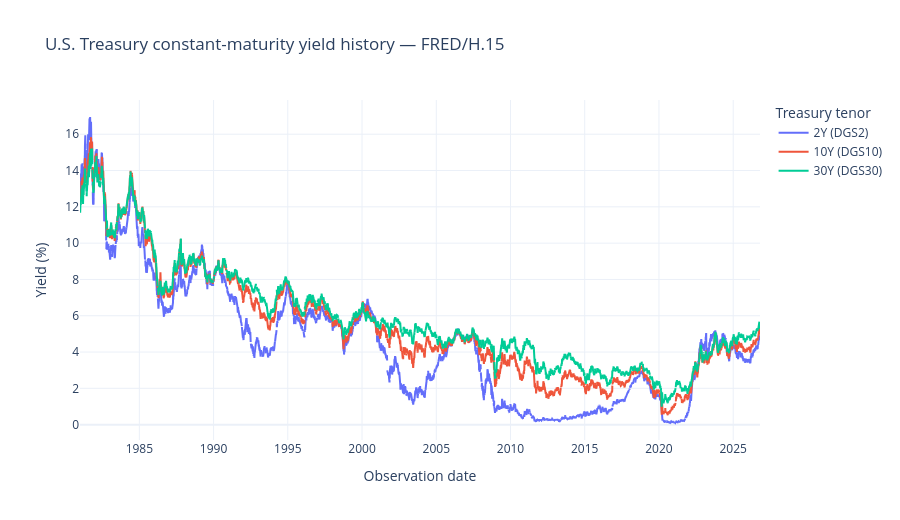

The cell this chart's notebook holds for it:
### Code cell
history_figure = show_yield_history(
    observations, *date_range.get_dates()
)

### Figure 1 — Plotly figure (JSON) as saved in the notebook; plotly's stock layout.template omitted (floating-point values rounded to 4 significant figures; data arrays with more than 128 entries replaced by an {"elided": "..."} marker saying what was removed)
{"data": [{"connectgaps": false, "hovertemplate": "%{x|%Y-%m-%d}<br>%{y:.2f}%<extra>%{fullData.name}</extra>", "line": {"dash": "solid"}, "mode": "lines", "name": "2Y (DGS2)", "type": "scatter", "x": {"elided": "11950 str values"}, "y": {"elided": "11950 float values"}}, {"connectgaps": false, "hovertemplate": "%{x|%Y-%m-%d}<br>%{y:.2f}%<extra>%{fullData.name}</extra>", "line": {"dash": "solid"}, "mode": "lines", "name": "10Y (DGS10)", "type": "scatter", "x": {"elided": "11950 str values"}, "y": {"elided": "11950 float values"}}, {"connectgaps": false, "hovertemplate": "%{x|%Y-%m-%d}<br>%{y:.2f}%<extra>%{fullData.name}</extra>", "line": {"dash": "solid"}, "mode": "lines", "name": "30Y (DGS30)", "type": "scatter", "x": {"elided": "11950 str values"}, "y": {"elided": "11950 float values"}}], "layout": {"height": 520, "hovermode": "x unified", "legend": {"title": {"text": "Treasury tenor"}}, "title": {"text": "U.S. Treasury constant-maturity yield history — FRED/H.15"}, "xaxis": {"range": ["1981-01-02", "2026-10-22"], "title": {"text": "Observation date"}, "type": "date"}, "yaxis": {"autorange": true, "title": {"text": "Yield (%)"}}}}
